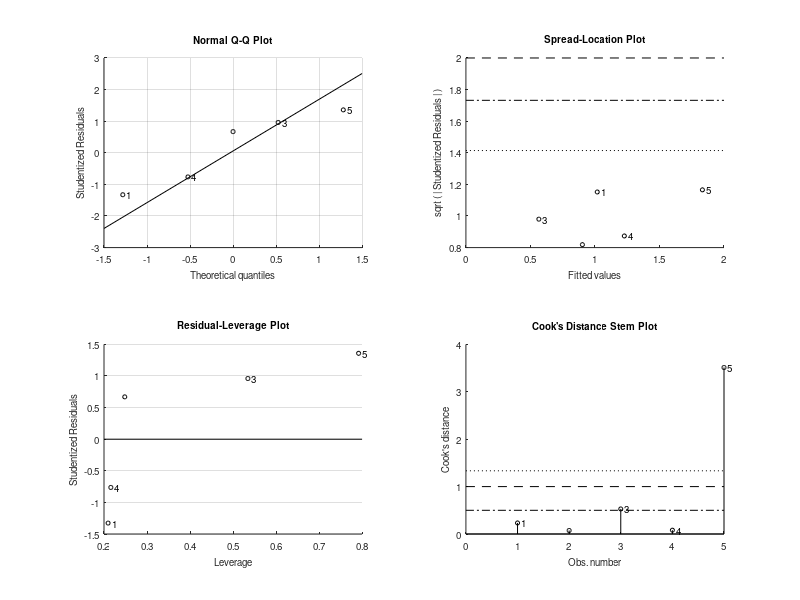

Write the MATLAB code that produced this figure. (Note: this script raises an error after producing the figure.)
% Linear regressions of zmeso biomass with surf chl 
% Global, annual climatology
% Historic and SSP585

clear all
close all

figp ='/Users/cpetrik/Dropbox/Princeton/Fish-MIP/CMIP6/driver_analysis/zmeso_figs/';

%%
load('Hist_SSP585_coeffs_mod_chl_sst_biomes.mat','HistChlHCSS',...
    'HistChlHCPS','SspChlHCSS','SspChlHCPS');
load('Hist_SSP585_coeffs_mod_chl_sst_LC45.mat');
load('Hist_SSP585_coeffs_mod_chl_global_obsglm.mat')

Hist.slop = [HistChlLC45(:,2),HistChlHCSS(:,2),HistChlHCPS(:,2),HistChlGlobal(:,2)];
Hist.int = [HistChlLC45(:,1),HistChlHCSS(:,1),HistChlHCPS(:,1),HistChlGlobal(:,1)];

SSP.slop = [SspChlLC45(:,2),SspChlHCSS(:,2),SspChlHCPS(:,2),SspChlGlobal(:,2)];
SSP.int = [SspChlLC45(:,1),SspChlHCSS(:,1),SspChlHCPS(:,1),SspChlGlobal(:,1)];

%% predict mesozoo over chl values
% Models have a very large range
cmin = log(0.01);
cmax = log(25);
chl = logspace(cmin,cmax);

hzoo1 = Hist.int(:,1) + Hist.slop(:,1) .* log(chl);
szoo1 = SSP.int(:,1) + SSP.slop(:,1) .* log(chl);
hzoo2 = Hist.int(:,2) + Hist.slop(:,2) .* log(chl);
szoo2 = SSP.int(:,2) + SSP.slop(:,2) .* log(chl);
hzoo3 = Hist.int(:,3) + Hist.slop(:,3) .* log(chl);
szoo3 = SSP.int(:,3) + SSP.slop(:,3) .* log(chl);
hzoo4 = Hist.int(:,4) + Hist.slop(:,4) .* log(chl);
szoo4 = SSP.int(:,4) + SSP.slop(:,4) .* log(chl);

%% color same as Taylor diagrams
% cm=[0 0.7 0;...   %g
%     0 0 0.75;...  %b
%     0.5 0 1;...   %purple
%     1 0 0;...     %r
%     0.5 0 0;...   %maroon
%     0.35 0.35 0.35]; %grey
cb=[34/255 136/255 51/255;...   %green
    51/255 187/255 238/255;...  %cyan
    0/255 68/255 136/255;...    %blue
    238/255 102/255 119/255;... %red
    170/255 51/255 119/255;...  %purple
    0.333 0.333 0.333];         %grey

set(groot,'defaultAxesColorOrder',cb);

hmod = {'CAN','CNRM','GFDL','IPSL','UK','obs'};
smod = {'CAN','CNRM','GFDL','IPSL','UK'};

%% linear regression of hist vs. future 

mdl1 = fitlm(Hist.slop(1:5,1),SSP.slop(:,1));
ypred1 = predict(mdl1,Hist.slop(1:5,1));

mdl2 = fitlm(Hist.slop(1:5,2),SSP.slop(:,2));
ypred2 = predict(mdl2,Hist.slop(1:5,2));

mdl3 = fitlm(Hist.slop(1:5,3),SSP.slop(:,3));
ypred3 = predict(mdl3,Hist.slop(1:5,3));

mdl4 = fitlm(Hist.slop(1:5,4),SSP.slop(:,4));
ypred4 = predict(mdl4,Hist.slop(1:5,4));

noCmdl1 = fitlm(Hist.slop(2:5,1),SSP.slop(2:5,1));
noCypred1 = predict(noCmdl1,Hist.slop(2:5,1));

noCmdl2 = fitlm(Hist.slop(2:5,2),SSP.slop(2:5,2));
noCypred2 = predict(noCmdl2,Hist.slop(2:5,2));

noCmdl3 = fitlm(Hist.slop(2:5,3),SSP.slop(2:5,3));
noCypred3 = predict(noCmdl3,Hist.slop(2:5,3));

noCmdl4 = fitlm(Hist.slop(2:5,4),SSP.slop(2:5,4));
noCypred4 = predict(noCmdl4,Hist.slop(2:5,4));

test=mdl1.Coefficients;
tt=table2array(test);

%% Figures
x = (-5:0.5:4);
xs = 0:0.5:6;
y1 = Hist.slop(6,1)*ones(size(xs));
y2 = Hist.slop(6,2)*ones(size(xs));
y3 = Hist.slop(6,3)*ones(size(xs));
y4 = Hist.slop(6,4)*ones(size(xs));

%% 3 biomes + global
figure(1)
subplot(3,3,1)
plot(log(chl),hzoo4,'LineWidth',2)
ylim([-15 10])
xlim([round(cmin) round(cmax)])
xlabel('log chl (mg m^-^3)')
ylabel('log zmeso (mgC m^-^2)')
title('Hist')

subplot(3,3,2)
plot(log(chl),szoo4,'LineWidth',2)
ylim([-15 10])
xlim([round(cmin) round(cmax)])
title('SSP 585')
xlabel('log chl (mg m^-^3)')

subplot(3,3,3)
for i=1:5
    plot(Hist.slop(i,4),SSP.slop(i,4),'.','color',cb(i,:),'MarkerSize',20); hold on;
end
plot(x,x,':k'); hold on;
plot(y4,xs,'color',cb(6,:)); hold on;
plot(Hist.slop(1:5,4),ypred4,'k'); hold on;
axis([0 2 0 2])
title('Future chl sensitivity')
xlabel('Historic chl sensitivity')

% No CAN + global
subplot(3,3,4)
for i=2:6
    plot(log(chl),hzoo4(i,:),'color',cb(i,:),'LineWidth',2); hold on;
end
ylim([-5 5])
xlim([round(cmin) round(cmax)])
title('Hist')
xlabel('log chl (mg m^-^3)')
ylabel('log zmeso (mgC m^-^2)')

subplot(3,3,5)
for i=2:5
    plot(log(chl),szoo4(i,:),'color',cb(i,:),'LineWidth',2); hold on;
end
ylim([-5 5])
xlim([round(cmin) round(cmax)])
title('SSP 585')
xlabel('log chl (mg m^-^3)')

subplot(3,3,6)
for i=2:5
    plot(Hist.slop(i,4),SSP.slop(i,4),'.','color',cb(i,:),'MarkerSize',20); hold on;
end
plot(x,x,':k'); hold on;
plot(y4,xs,'color',cb(6,:)); hold on;
plot(Hist.slop(2:5,4),noCypred4,'k'); hold on;
axis([0.25 1.25 0.25 1.5])
title('Future chl sensitivity')
xlabel('Historic chl sensitivity')

% No CAN no UK + global
subplot(3,3,7)
for i=2:4
    plot(log(chl),hzoo4(i,:),'color',cb(i,:),'LineWidth',2); hold on;
end
plot(log(chl),hzoo4(6,:),'color',cb(6,:),'LineWidth',2); hold on;
ylim([-3 2])
xlim([round(cmin) round(cmax)])
title('Hist')
xlabel('log chl (mg m^-^3)')
ylabel('log zmeso (mgC m^-^2)')

subplot(3,3,8)
for i=2:4
    plot(log(chl),szoo4(i,:),'color',cb(i,:),'LineWidth',2); hold on;
end
ylim([-3 2])
xlim([round(cmin) round(cmax)])
title('SSP 585')
xlabel('log chl (mg m^-^3)')

subplot(3,3,9)
for i=2:4
    plot(Hist.slop(i,4),SSP.slop(i,4),'.','color',cb(i,:),'MarkerSize',20); hold on;
end
plot(x,x,':k'); hold on;
plot(y4,xs,'color',cb(6,:)); hold on;
axis([0.35 0.75 0.35 0.75])
title('Future chl sensitivity')
xlabel('Historic chl sensitivity')
print('-dpng',[figp 'Hist_SSP585_lm_EC_zmeso_chl_global_only.png'])

